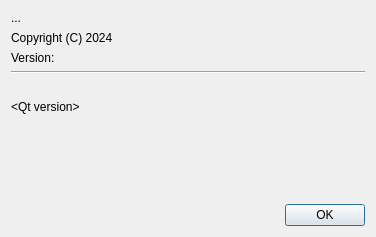
<?xml version="1.0" encoding="UTF-8"?>
<ui version="4.0">
 <class>AboutDialog</class>
 <widget class="QDialog" name="AboutDialog">
  <property name="windowModality">
   <enum>Qt::ApplicationModal</enum>
  </property>
  <property name="geometry">
   <rect>
    <x>0</x>
    <y>0</y>
    <width>376</width>
    <height>237</height>
   </rect>
  </property>
  <property name="windowTitle">
   <string>About program</string>
  </property>
  <layout class="QVBoxLayout" name="verticalLayout">
   <item>
    <widget class="QLabel" name="label_developer">
     <property name="text">
      <string>...</string>
     </property>
    </widget>
   </item>
   <item>
    <widget class="QLabel" name="label_2">
     <property name="text">
      <string>Copyright (C) 2024</string>
     </property>
    </widget>
   </item>
   <item>
    <widget class="QLabel" name="label_version">
     <property name="text">
      <string>Version: </string>
     </property>
    </widget>
   </item>
   <item>
    <widget class="Line" name="line">
     <property name="orientation">
      <enum>Qt::Horizontal</enum>
     </property>
    </widget>
   </item>
   <item>
    <widget class="QLabel" name="label_buildDate">
     <property name="text">
      <string>&lt;Build Date&gt;</string>
     </property>
    </widget>
   </item>
   <item>
    <widget class="QLabel" name="label_qtVersion">
     <property name="text">
      <string>&lt;html&gt;&lt;head/&gt;&lt;body&gt;&lt;p&gt;&amp;lt;Qt version&amp;gt;&lt;/p&gt;&lt;/body&gt;&lt;/html&gt;</string>
     </property>
    </widget>
   </item>
   <item>
    <widget class="QLabel" name="label_os">
     <property name="text">
      <string>&lt;OS&gt;</string>
     </property>
    </widget>
   </item>
   <item>
    <spacer name="verticalSpacer">
     <property name="orientation">
      <enum>Qt::Vertical</enum>
     </property>
     <property name="sizeHint" stdset="0">
      <size>
       <width>20</width>
       <height>40</height>
      </size>
     </property>
    </spacer>
   </item>
   <item>
    <widget class="QDialogButtonBox" name="buttonBox">
     <property name="orientation">
      <enum>Qt::Horizontal</enum>
     </property>
     <property name="standardButtons">
      <set>QDialogButtonBox::Ok</set>
     </property>
    </widget>
   </item>
  </layout>
 </widget>
 <resources/>
 <connections>
  <connection>
   <sender>buttonBox</sender>
   <signal>accepted()</signal>
   <receiver>AboutDialog</receiver>
   <slot>accept()</slot>
   <hints>
    <hint type="sourcelabel">
     <x>248</x>
     <y>254</y>
    </hint>
    <hint type="destinationlabel">
     <x>157</x>
     <y>274</y>
    </hint>
   </hints>
  </connection>
  <connection>
   <sender>buttonBox</sender>
   <signal>rejected()</signal>
   <receiver>AboutDialog</receiver>
   <slot>reject()</slot>
   <hints>
    <hint type="sourcelabel">
     <x>316</x>
     <y>260</y>
    </hint>
    <hint type="destinationlabel">
     <x>286</x>
     <y>274</y>
    </hint>
   </hints>
  </connection>
 </connections>
</ui>
